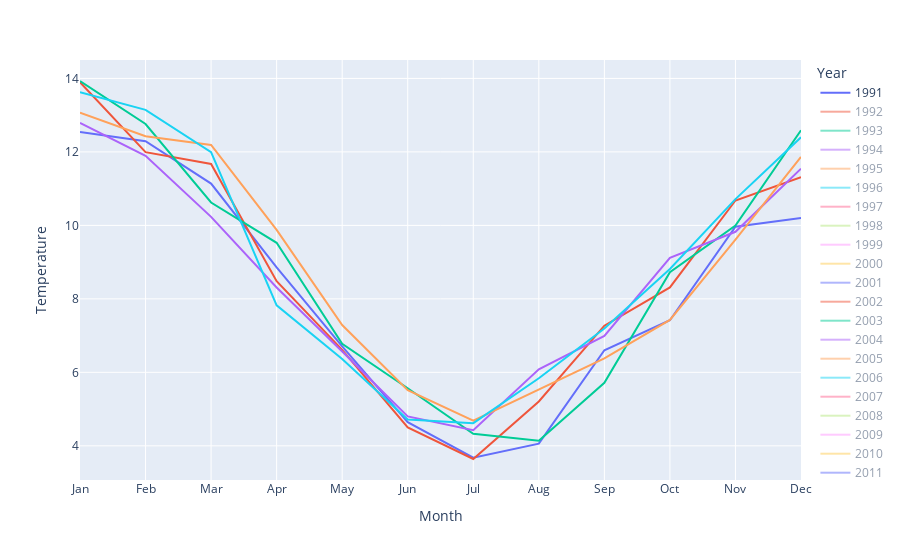

The code cell stored with this chart in its notebook:
### Code cell
import plotly.express as px

px.line(t_chile, x="Month", y="Temperature", color="Year", height=600)

### Figure 1 — Plotly figure (JSON) as saved in the notebook; plotly's stock layout.template omitted (floating-point values rounded to 4 significant figures)
{"data": [{"hovertemplate": "Year=1991<br>Month=%{x}<br>Temperature=%{y}<extra></extra>", "legendgroup": "1991", "line": {"color": "#636efa", "dash": "solid"}, "marker": {"symbol": "circle"}, "mode": "lines", "name": "1991", "orientation": "v", "showlegend": true, "type": "scatter", "visible": true, "x": ["Jan", "Feb", "Mar", "Apr", "May", "Jun", "Jul", "Aug", "Sep", "Oct", "Nov", "Dec"], "xaxis": "x", "y": [12.54, 12.29, 11.14, 8.857, 6.706, 4.645, 3.678, 4.058, 6.601, 7.419, 9.963, 10.2], "yaxis": "y"}, {"hovertemplate": "Year=1992<br>Month=%{x}<br>Temperature=%{y}<extra></extra>", "legendgroup": "1992", "line": {"color": "#EF553B", "dash": "solid"}, "marker": {"symbol": "circle"}, "mode": "lines", "name": "1992", "orientation": "v", "showlegend": true, "type": "scatter", "visible": "legendonly", "x": ["Jan", "Feb", "Mar", "Apr", "May", "Jun", "Jul", "Aug", "Sep", "Oct", "Nov", "Dec"], "xaxis": "x", "y": [13.35, 11.47, 11.55, 8.61, 5.529, 3.842, 2.529, 5.006, 6.151, 7.757, 10.04, 11.76], "yaxis": "y"}, {"hovertemplate": "Year=1993<br>Month=%{x}<br>Temperature=%{y}<extra></extra>", "legendgroup": "1993", "line": {"color": "#00cc96", "dash": "solid"}, "marker": {"symbol": "circle"}, "mode": "lines", "name": "1993", "orientation": "v", "showlegend": true, "type": "scatter", "visible": "legendonly", "x": ["Jan", "Feb", "Mar", "Apr", "May", "Jun", "Jul", "Aug", "Sep", "Oct", "Nov", "Dec"], "xaxis": "x", "y": [12.54, 12.54, 11.66, 8.374, 5.812, 4.221, 3.927, 5.564, 6.438, 8.554, 9.884, 11.7], "yaxis": "y"}, {"hovertemplate": "Year=1994<br>Month=%{x}<br>Temperature=%{y}<extra></extra>", "legendgroup": "1994", "line": {"color": "#ab63fa", "dash": "solid"}, "marker": {"symbol": "circle"}, "mode": "lines", "name": "1994", "orientation": "v", "showlegend": true, "type": "scatter", "visible": "legendonly", "x": ["Jan", "Feb", "Mar", "Apr", "May", "Jun", "Jul", "Aug", "Sep", "Oct", "Nov", "Dec"], "xaxis": "x", "y": [13.19, 11.63, 11.28, 8.521, 6.673, 5.234, 3.694, 5.165, 6.752, 8.115, 10.35, 12.4], "yaxis": "y"}, {"hovertemplate": "Year=1995<br>Month=%{x}<br>Temperature=%{y}<extra></extra>", "legendgroup": "1995", "line": {"color": "#FFA15A", "dash": "solid"}, "marker": {"symbol": "circle"}, "mode": "lines", "name": "1995", "orientation": "v", "showlegend": true, "type": "scatter", "visible": "legendonly", "x": ["Jan", "Feb", "Mar", "Apr", "May", "Jun", "Jul", "Aug", "Sep", "Oct", "Nov", "Dec"], "xaxis": "x", "y": [12.34, 11.85, 10.64, 9.11, 6.803, 4.169, 2.627, 3.643, 6.323, 8.334, 10.45, 13.27], "yaxis": "y"}, {"hovertemplate": "Year=1996<br>Month=%{x}<br>Temperature=%{y}<extra></extra>", "legendgroup": "1996", "line": {"color": "#19d3f3", "dash": "solid"}, "marker": {"symbol": "circle"}, "mode": "lines", "name": "1996", "orientation": "v", "showlegend": true, "type": "scatter", "visible": "legendonly", "x": ["Jan", "Feb", "Mar", "Apr", "May", "Jun", "Jul", "Aug", "Sep", "Oct", "Nov", "Dec"], "xaxis": "x", "y": [11.94, 11.57, 11.26, 7.993, 7.199, 3.545, 4.348, 5.411, 6.912, 8.495, 10.23, 11.65], "yaxis": "y"}, {"hovertemplate": "Year=1997<br>Month=%{x}<br>Temperature=%{y}<extra></extra>", "legendgroup": "1997", "line": {"color": "#FF6692", "dash": "solid"}, "marker": {"symbol": "circle"}, "mode": "lines", "name": "1997", "orientation": "v", "showlegend": true, "type": "scatter", "visible": "legendonly", "x": ["Jan", "Feb", "Mar", "Apr", "May", "Jun", "Jul", "Aug", "Sep", "Oct", "Nov", "Dec"], "xaxis": "x", "y": [12.74, 11.16, 11.61, 9.483, 6.907, 4.849, 4.808, 5.092, 6.723, 7.992, 10.18, 11.97], "yaxis": "y"}, {"hovertemplate": "Year=1998<br>Month=%{x}<br>Temperature=%{y}<extra></extra>", "legendgroup": "1998", "line": {"color": "#B6E880", "dash": "solid"}, "marker": {"symbol": "circle"}, "mode": "lines", "name": "1998", "orientation": "v", "showlegend": true, "type": "scatter", "visible": "legendonly", "x": ["Jan", "Feb", "Mar", "Apr", "May", "Jun", "Jul", "Aug", "Sep", "Oct", "Nov", "Dec"], "xaxis": "x", "y": [12.74, 12.75, 11.12, 9.027, 7.437, 5.628, 5.83, 5.454, 5.717, 8.85, 10.19, 12.11], "yaxis": "y"}, {"hovertemplate": "Year=1999<br>Month=%{x}<br>Temperature=%{y}<extra></extra>", "legendgroup": "1999", "line": {"color": "#FF97FF", "dash": "solid"}, "marker": {"symbol": "circle"}, "mode": "lines", "name": "1999", "orientation": "v", "showlegend": true, "type": "scatter", "visible": "legendonly", "x": ["Jan", "Feb", "Mar", "Apr", "May", "Jun", "Jul", "Aug", "Sep", "Oct", "Nov", "Dec"], "xaxis": "x", "y": [12.82, 12.74, 10.73, 8.122, 6.312, 3.634, 3.65, 5.122, 6.754, 8.708, 10.33, 11.56], "yaxis": "y"}, {"hovertemplate": "Year=2000<br>Month=%{x}<br>Temperature=%{y}<extra></extra>", "legendgroup": "2000", "line": {"color": "#FECB52", "dash": "solid"}, "marker": {"symbol": "circle"}, "mode": "lines", "name": "2000", "orientation": "v", "showlegend": true, "type": "scatter", "visible": "legendonly", "x": ["Jan", "Feb", "Mar", "Apr", "May", "Jun", "Jul", "Aug", "Sep", "Oct", "Nov", "Dec"], "xaxis": "x", "y": [12.55, 11.58, 10.13, 8.841, 6.069, 4.232, 3.043, 4.713, 5.116, 8.214, 9.191, 11.25], "yaxis": "y"}, {"hovertemplate": "Year=2001<br>Month=%{x}<br>Temperature=%{y}<extra></extra>", "legendgroup": "2001", "line": {"color": "#636efa", "dash": "solid"}, "marker": {"symbol": "circle"}, "mode": "lines", "name": "2001", "orientation": "v", "showlegend": true, "type": "scatter", "visible": "legendonly", "x": ["Jan", "Feb", "Mar", "Apr", "May", "Jun", "Jul", "Aug", "Sep", "Oct", "Nov", "Dec"], "xaxis": "x", "y": [12.32, 12.56, 10.49, 8.205, 5.658, 4.542, 3.113, 5.099, 6.162, 8.783, 9.306, 12.49], "yaxis": "y"}, {"hovertemplate": "Year=2002<br>Month=%{x}<br>Temperature=%{y}<extra></extra>", "legendgroup": "2002", "line": {"color": "#EF553B", "dash": "solid"}, "marker": {"symbol": "circle"}, "mode": "lines", "name": "2002", "orientation": "v", "showlegend": true, "type": "scatter", "visible": "legendonly", "x": ["Jan", "Feb", "Mar", "Apr", "May", "Jun", "Jul", "Aug", "Sep", "Oct", "Nov", "Dec"], "xaxis": "x", "y": [12.57, 12.53, 10.24, 8.178, 5.71, 2.61, 4.231, 5.028, 6.593, 7.949, 9.52, 11.71], "yaxis": "y"}, {"hovertemplate": "Year=2003<br>Month=%{x}<br>Temperature=%{y}<extra></extra>", "legendgroup": "2003", "line": {"color": "#00cc96", "dash": "solid"}, "marker": {"symbol": "circle"}, "mode": "lines", "name": "2003", "orientation": "v", "showlegend": true, "type": "scatter", "visible": "legendonly", "x": ["Jan", "Feb", "Mar", "Apr", "May", "Jun", "Jul", "Aug", "Sep", "Oct", "Nov", "Dec"], "xaxis": "x", "y": [12.59, 12.23, 11.39, 8.194, 6.785, 5.274, 4.683, 4.875, 6.766, 8.591, 10.34, 11.02], "yaxis": "y"}, {"hovertemplate": "Year=2004<br>Month=%{x}<br>Temperature=%{y}<extra></extra>", "legendgroup": "2004", "line": {"color": "#ab63fa", "dash": "solid"}, "marker": {"symbol": "circle"}, "mode": "lines", "name": "2004", "orientation": "v", "showlegend": true, "type": "scatter", "visible": "legendonly", "x": ["Jan", "Feb", "Mar", "Apr", "May", "Jun", "Jul", "Aug", "Sep", "Oct", "Nov", "Dec"], "xaxis": "x", "y": [13.58, 13.09, 11.88, 8.819, 5.332, 5.596, 4.063, 5.136, 6.939, 8.509, 10.13, 12.24], "yaxis": "y"}, {"hovertemplate": "Year=2005<br>Month=%{x}<br>Temperature=%{y}<extra></extra>", "legendgroup": "2005", "line": {"color": "#FFA15A", "dash": "solid"}, "marker": {"symbol": "circle"}, "mode": "lines", "name": "2005", "orientation": "v", "showlegend": true, "type": "scatter", "visible": "legendonly", "x": ["Jan", "Feb", "Mar", "Apr", "May", "Jun", "Jul", "Aug", "Sep", "Oct", "Nov", "Dec"], "xaxis": "x", "y": [12.54, 13.63, 10.83, 7.956, 5.561, 4.018, 4.254, 4.592, 6.124, 7.731, 10.27, 11.74], "yaxis": "y"}, {"hovertemplate": "Year=2006<br>Month=%{x}<br>Temperature=%{y}<extra></extra>", "legendgroup": "2006", "line": {"color": "#19d3f3", "dash": "solid"}, "marker": {"symbol": "circle"}, "mode": "lines", "name": "2006", "orientation": "v", "showlegend": true, "type": "scatter", "visible": "legendonly", "x": ["Jan", "Feb", "Mar", "Apr", "May", "Jun", "Jul", "Aug", "Sep", "Oct", "Nov", "Dec"], "xaxis": "x", "y": [13.02, 12.84, 10.91, 8.653, 6.366, 5.191, 4.955, 4.869, 6.66, 8.721, 9.832, 11.76], "yaxis": "y"}, {"hovertemplate": "Year=2007<br>Month=%{x}<br>Temperature=%{y}<extra></extra>", "legendgroup": "2007", "line": {"color": "#FF6692", "dash": "solid"}, "marker": {"symbol": "circle"}, "mode": "lines", "name": "2007", "orientation": "v", "showlegend": true, "type": "scatter", "visible": "legendonly", "x": ["Jan", "Feb", "Mar", "Apr", "May", "Jun", "Jul", "Aug", "Sep", "Oct", "Nov", "Dec"], "xaxis": "x", "y": [12.75, 11.88, 10.99, 8.541, 4.76, 3.789, 3.151, 3.254, 6.466, 8.13, 9.504, 11.69], "yaxis": "y"}, {"hovertemplate": "Year=2008<br>Month=%{x}<br>Temperature=%{y}<extra></extra>", "legendgroup": "2008", "line": {"color": "#B6E880", "dash": "solid"}, "marker": {"symbol": "circle"}, "mode": "lines", "name": "2008", "orientation": "v", "showlegend": true, "type": "scatter", "visible": "legendonly", "x": ["Jan", "Feb", "Mar", "Apr", "May", "Jun", "Jul", "Aug", "Sep", "Oct", "Nov", "Dec"], "xaxis": "x", "y": [13.28, 13.37, 11.52, 8.126, 5.57, 4.255, 4.814, 4.311, 6.6, 8.516, 10.93, 12.92], "yaxis": "y"}, {"hovertemplate": "Year=2009<br>Month=%{x}<br>Temperature=%{y}<extra></extra>", "legendgroup": "2009", "line": {"color": "#FF97FF", "dash": "solid"}, "marker": {"symbol": "circle"}, "mode": "lines", "name": "2009", "orientation": "v", "showlegend": true, "type": "scatter", "visible": "legendonly", "x": ["Jan", "Feb", "Mar", "Apr", "May", "Jun", "Jul", "Aug", "Sep", "Oct", "Nov", "Dec"], "xaxis": "x", "y": [13.04, 12.6, 11.82, 9.817, 6.654, 4.801, 3.877, 5.515, 5.881, 7.894, 8.913, 11.3], "yaxis": "y"}, {"hovertemplate": "Year=2010<br>Month=%{x}<br>Temperature=%{y}<extra></extra>", "legendgroup": "2010", "line": {"color": "#FECB52", "dash": "solid"}, "marker": {"symbol": "circle"}, "mode": "lines", "name": "2010", "orientation": "v", "showlegend": true, "type": "scatter", "visible": "legendonly", "x": ["Jan", "Feb", "Mar", "Apr", "May", "Jun", "Jul", "Aug", "Sep", "Oct", "Nov", "Dec"], "xaxis": "x", "y": [12.7, 11.61, 11.84, 8.372, 6.147, 4.799, 3.056, 4.0, 6.389, 8.36, 9.859, 11.12], "yaxis": "y"}, {"hovertemplate": "Year=2011<br>Month=%{x}<br>Temperature=%{y}<extra></extra>", "legendgroup": "2011", "line": {"color": "#636efa", "dash": "solid"}, "marker": {"symbol": "circle"}, "mode": "lines", "name": "2011", "orientation": "v", "showlegend": true, "type": "scatter", "visible": "legendonly", "x": ["Jan", "Feb", "Mar", "Apr", "May", "Jun", "Jul", "Aug", "Sep", "Oct", "Nov", "Dec"], "xaxis": "x", "y": [12.7, 12.49, 10.82, 8.641, 6.346, 4.765, 3.733, 4.027, 6.847, 8.13, 10.58, 12.87], "yaxis": "y"}, {"hovertemplate": "Year=2012<br>Month=%{x}<br>Temperature=%{y}<extra></extra>", "legendgroup": "2012", "line": {"color": "#EF553B", "dash": "solid"}, "marker": {"symbol": "circle"}, "mode": "lines", "name": "2012", "orientation": "v", "showlegend": true, "type": "scatter", "visible": true, "x": ["Jan", "Feb", "Mar", "Apr", "May", "Jun", "Jul", "Aug", "Sep", "Oct", "Nov", "Dec"], "xaxis": "x", "y": [13.9, 11.99, 11.67, 8.481, 6.614, 4.502, 3.641, 5.207, 7.27, 8.31, 10.68, 11.31], "yaxis": "y"}, {"hovertemplate": "Year=2013<br>Month=%{x}<br>Temperature=%{y}<extra></extra>", "legendgroup": "2013", "line": {"color": "#00cc96", "dash": "solid"}, "marker": {"symbol": "circle"}, "mode": "lines", "name": "2013", "orientation": "v", "showlegend": true, "type": "scatter", "visible": true, "x": ["Jan", "Feb", "Mar", "Apr", "May", "Jun", "Jul", "Aug", "Sep", "Oct", "Nov", "Dec"], "xaxis": "x", "y": [13.93, 12.76, 10.62, 9.525, 6.778, 5.568, 4.328, 4.141, 5.716, 8.725, 9.996, 12.59], "yaxis": "y"}, {"hovertemplate": "Year=2014<br>Month=%{x}<br>Temperature=%{y}<extra></extra>", "legendgroup": "2014", "line": {"color": "#ab63fa", "dash": "solid"}, "marker": {"symbol": "circle"}, "mode": "lines", "name": "2014", "orientation": "v", "showlegend": true, "type": "scatter", "visible": true, "x": ["Jan", "Feb", "Mar", "Apr", "May", "Jun", "Jul", "Aug", "Sep", "Oct", "Nov", "Dec"], "xaxis": "x", "y": [12.79, 11.9, 10.23, 8.308, 6.566, 4.801, 4.425, 6.085, 6.993, 9.114, 9.826, 11.54], "yaxis": "y"}, {"hovertemplate": "Year=2015<br>Month=%{x}<br>Temperature=%{y}<extra></extra>", "legendgroup": "2015", "line": {"color": "#FFA15A", "dash": "solid"}, "marker": {"symbol": "circle"}, "mode": "lines", "name": "2015", "orientation": "v", "showlegend": true, "type": "scatter", "visible": true, "x": ["Jan", "Feb", "Mar", "Apr", "May", "Jun", "Jul", "Aug", "Sep", "Oct", "Nov", "Dec"], "xaxis": "x", "y": [13.07, 12.43, 12.19, 9.879, 7.288, 5.513, 4.682, 5.527, 6.38, 7.426, 9.614, 11.86], "yaxis": "y"}, {"hovertemplate": "Year=2016<br>Month=%{x}<br>Temperature=%{y}<extra></extra>", "legendgroup": "2016", "line": {"color": "#19d3f3", "dash": "solid"}, "marker": {"symbol": "circle"}, "mode": "lines", "name": "2016", "orientation": "v", "showlegend": true, "type": "scatter", "visible": true, "x": ["Jan", "Feb", "Mar", "Apr", "May", "Jun", "Jul", "Aug", "Sep", "Oct", "Nov", "Dec"], "xaxis": "x", "y": [13.62, 13.14, 12.0, 7.822, 6.361, 4.719, 4.616, 5.839, 7.191, 8.815, 10.71, 12.4], "yaxis": "y"}], "layout": {"autosize": true, "legend": {"title": {"text": "Year"}, "tracegroupgap": 0}, "margin": {"t": 60}, "xaxis": {"anchor": "y", "autorange": true, "domain": [0, 1], "range": [0, 11], "title": {"text": "Month"}, "type": "category"}, "yaxis": {"anchor": "x", "autorange": true, "domain": [0, 1], "range": [3.07, 14.5], "title": {"text": "Temperature"}, "type": "linear"}}}
